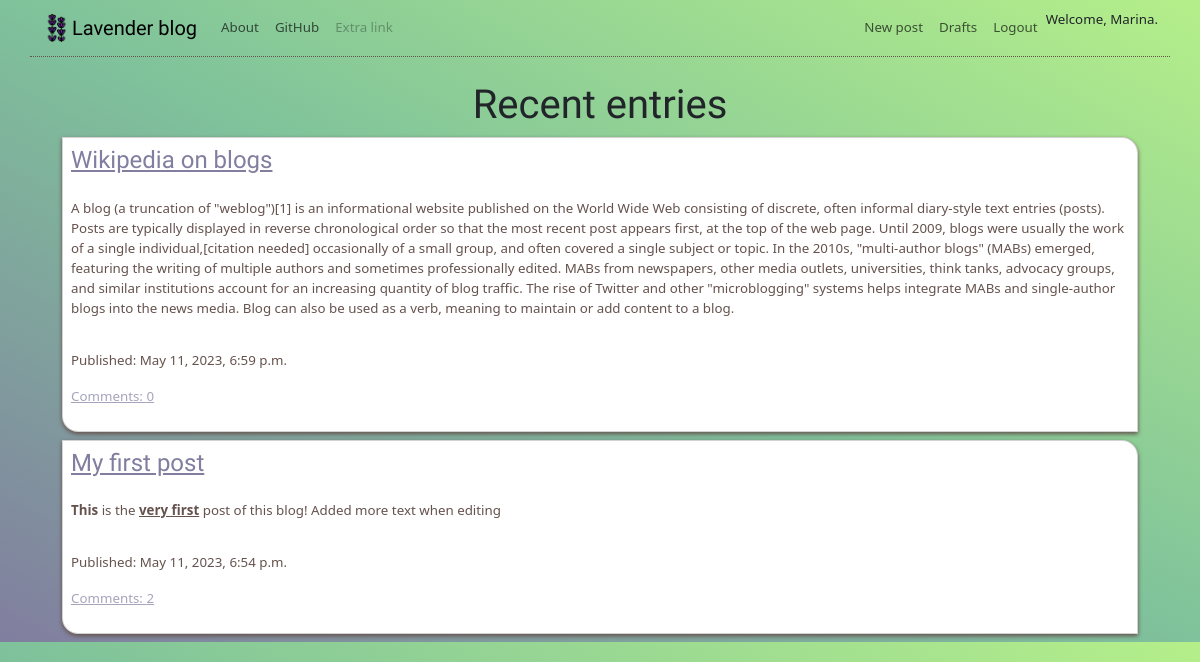
The app's page / (signed in) with its own data.
### blogapp/models.py (models this page shows, shortened)
class Blogpost(models.Model):
    author=models.ForeignKey('auth.User', null=True, on_delete=models.SET_NULL)
    title=models.CharField(max_length=1000)
    text=models.TextField()
    create_date=models.DateTimeField(default=timezone.now)
    published_date=models.DateTimeField(blank=True, null=True)
    def approve_comments(self):
        return self.comments.filter(approved_comment=True)

### blogapp/views.py (the view)
# urls.py: path('', views.BlogpostListView.as_view(), name='blogpost_list'),
class BlogpostListView(ListView):
    model=Blogpost
    def get_queryset(self):
        return Blogpost.objects.filter(published_date__lte=timezone.now()).order_by('-published_date')

### blogapp/templates/blogapp/blogpost_list.html
{%extends 'blogapp/base.html'%}
{%block pagetitle%}
<h1>Recent entries</h1>
{%endblock%}
{%block content%}
<div class="container">
    {%for blogpost in blogpost_list%}
    <div class="card">
        <h4><a href="{%url 'blogpost_detail' pk=blogpost.pk %}">{{blogpost.title}}</a></h4>
        <p>{{blogpost.text|safe}}</p>
        <div class="extrainfo">
            <p>Published: {{blogpost.published_date}}</p>
            <p class="comments"><a href="{%url 'blogpost_detail' pk=blogpost.pk %}">Comments: {{blogpost.approve_comments.count}}</a></p>
        </div>
    </div>
    {%endfor%}
</div>
{%endblock%}

### blogapp/templates/blogapp/base.html (shortened to what this page needs)
<!DOCTYPE html>
{%load static%}
<html lang="en">
<head>
    <link href="https://cdn.jsdelivr.net/npm/bootstrap@5.3.0-alpha3/dist/css/bootstrap.min.css" rel="stylesheet">
    <link rel="stylesheet" href="//cdn.jsdelivr.net/npm/medium-editor@latest/dist/css/medium-editor.min.css" type="text/css" media="screen" charset="utf-8">
    <link rel="stylesheet" href="{%static 'css/base.css'%}">
</head>
<body>
    <nav class="navbar navbar-expand-sm justify-content-between" style="background-color: var(--coloraccent)">
        <div class="container">
            <a class="navbar-brand" href="{%url 'blogpost_list'%}"><img src="{% static 'images/lavender.png' %}"width="30" height="30" class="d-inline-block align-top">Lavender blog</a>
            <div class="collapse navbar-collapse  justify-content-between" id="navbarNavAltMarkup">
                <div class="navbar-nav">
                    <a class="nav-link" href="{%url 'about'%}">About</a>
                    <a class="nav-link" href="https://github.com/2felis/">GitHub</a>
                    <a class="nav-link disabled" href="#">Extra link</a>
                </div>
                <div class="navbar-nav">
                    {%if user.is_authenticated %}
                    <a class="nav-link" href="{%url 'blogpost_new'%}">New post</a>
                    <a class="nav-link" href="{%url 'draft_list'%}">Drafts</a>
                    <a class="nav-link" href="{%url 'logout'%}">Logout</a>
                    <a>Welcome, {{user.username}}.</a>
                    {%else%}
                    <a class="nav-link" href="{%url 'login'%}"><span class="glyphicon glyphicon-user"></span>Login</a>
                    {%endif%}
                </div>
            </div>
        </div>
    </nav>
    <div class="container pt-4" style="border-top: 1px dotted #65524D;">
        {%block pagetitle%}
        {%endblock%}
    </div>
    <div class="container">
        {%block content%}
        {%endblock%}
    </div>
</body>
</html>

### blogapp/static/css/base.css (style rules this page uses)
:root { --colorlight: #B5EF8A; --colordark: #65524D; --coloraccent1: #817E9F; --coloraccent2: #7FC29B; --colordanger: #E2856E; --fontmain: 'Oxygen'; }
body { background-size: cover; background-image: linear-gradient(to bottom left, var(--colorlight),var(--coloraccent2), var(--coloraccent1)); font-size: smaller; }
.card { margin: 0.5rem; padding: 0.5rem; box-shadow: 0 2px 4px #65524D; border-radius: 0 1rem ; }
.card p { color: var(--colordark); }
.card a { color: var(--coloraccent1); font-weight: 500; }
.extrainfo { display: inline-flex; }
.extrainfo p { padding-right: 1rem; }
@media only screen and (min-width: 768px) { .extrainfo { display: block; } }
.comments { opacity: 70%; }
h1, h3, h4, .navbar-brand { font-family: var(--fontmain); }
h1 { text-align: center; }

### records on screen
Blogpost: title "Wikipedia on blogs", text "A blog (a truncation of \"weblog\")[1] is an informational website published on the World Wide Web consisting of discrete, often informal diary-style text entries (posts). Posts are typically displayed in reverse chronological order so that the most recent post appears first, at the top of the web page. Until 2009, blogs were usually the work of a single individual,[citation needed] occasionally of a small group, and often covered a single subject or topic. In the 2010s, \"multi-author blogs\" (MABs) emerged, featuring the writing of multiple authors and sometimes professionally edited. MABs from newspapers, other media outlets, universities, think tanks, advocacy groups, and similar…", published_date "May 11, 2023, 6:59 p.m.", approve_comments.count "0"
Blogpost: title "My first post", text "This is the very first post of this blog! Added more text when editing", published_date "May 11, 2023, 6:54 p.m.", approve_comments.count "2"

### other values on screen
{{ user.username }} "Marina"
